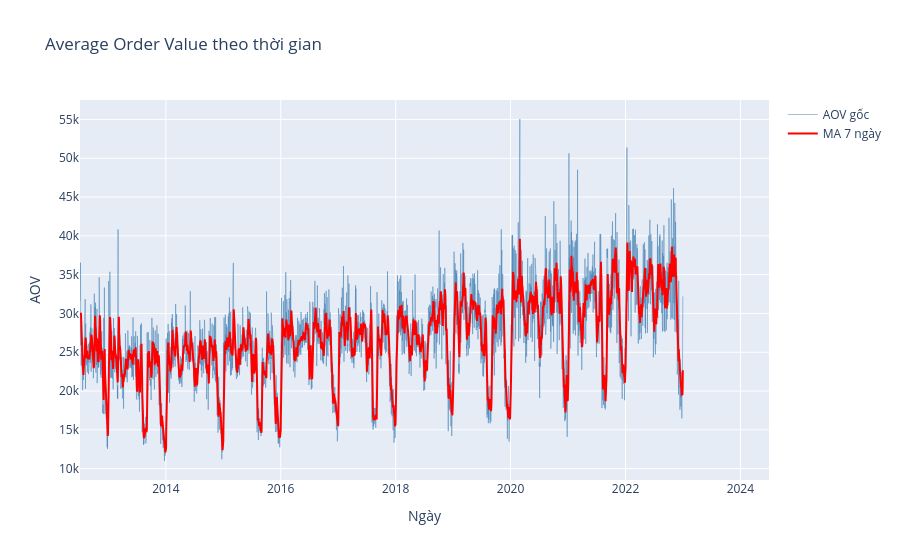

Here is the notebook cell this chart was saved with:
### Markdown cell above
### 2.1 Phân tích và trực quan hóa

### Code cell
# Tính trung bình động 7 ngày
df_aov['aov_ma7'] = df_aov['average_order_value'].rolling(window=7).mean()

# Plotly tương tác
fig = go.Figure()

# AOV gốc
fig.add_trace(go.Scatter(
    x=df_aov['date'], 
    y=df_aov['average_order_value'],
    mode='lines',
    name='AOV gốc',
    line=dict(color='steelblue', width=1),
    opacity=0.5
))

# MA 7 ngày
fig.add_trace(go.Scatter(
    x=df_aov['date'], 
    y=df_aov['aov_ma7'],
    mode='lines',
    name='MA 7 ngày',
    line=dict(color='red', width=2)
))

fig.update_layout(
    title='Average Order Value theo thời gian',
    xaxis_title='Ngày',
    yaxis_title='AOV',
    hovermode='x unified'
)

fig.show()

# Thống kê cơ bản
print("Thống kê AOV:")
print(df_aov['average_order_value'].describe())

### Figure 1 — Plotly figure (JSON) as saved in the notebook; plotly's stock layout.template omitted (floating-point values rounded to 4 significant figures; data arrays with more than 128 entries replaced by an {"elided": "..."} marker saying what was removed)
{"data": [{"line": {"color": "steelblue", "width": 1}, "mode": "lines", "name": "AOV gốc", "opacity": 0.5, "type": "scatter", "x": {"elided": "4381 str values"}, "y": {"elided": "4381 float values"}}, {"line": {"color": "red", "width": 2}, "mode": "lines", "name": "MA 7 ngày", "type": "scatter", "x": {"elided": "4381 str values"}, "y": {"elided": "4381 float values"}}], "layout": {"hovermode": "x unified", "title": {"text": "Average Order Value theo thời gian"}, "xaxis": {"title": {"text": "Ngày"}}, "yaxis": {"title": {"text": "AOV"}}}}
